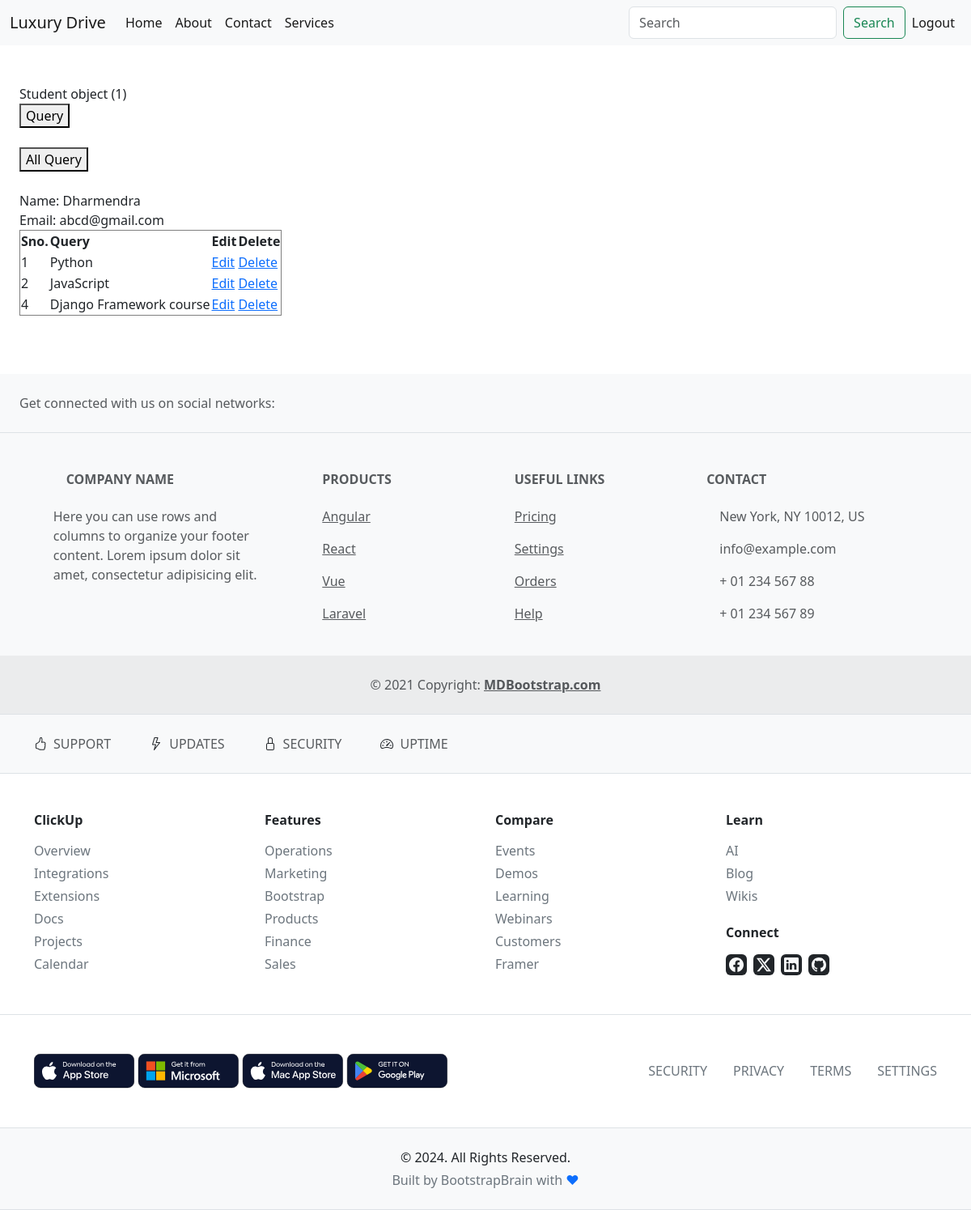
Page /allquery/1/ on the earlier database version.
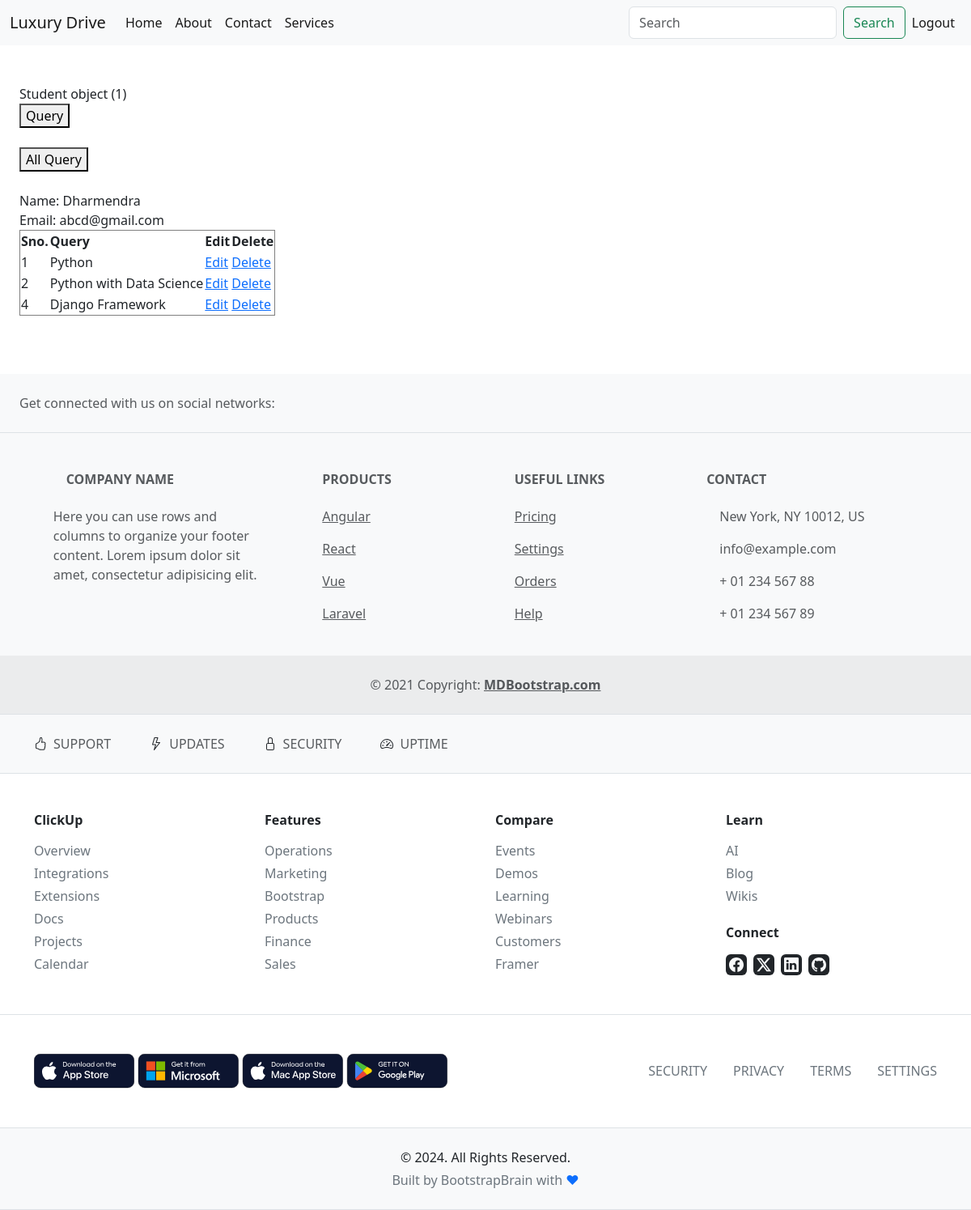
Same page on the later database version.
### app5th/models.py (models this page shows, shortened)
class Student(models.Model):
    name=models.CharField(max_length = 50)
    email=models.EmailField()
    detail=models.CharField(max_length = 50)
    phone=models.IntegerField()
    education=models.CharField(max_length = 50)
    gender=models.CharField(max_length = 50)
    dob=models.DateField()
    profile_pic=models.ImageField(upload_to = 'image/')
    resume=models.FileField(upload_to = 'file/')
    password=models.CharField(max_length = 50)

class Query(models.Model):
    name=models.CharField(max_length=50)
    email=models.CharField()
    query=models.CharField()

### app5th/views.py (the view)
# urls.py: path('allquery/<int:pk>/', views.allquery, name='allquery'),
def allquery(req,pk):
    userdata=Student.objects.get(id=pk)
    email=userdata.email
    aquery=Query.objects.filter(email=email)
    return render(req,'dashboard.html',{'data':userdata,'aquery':aquery})

### app5th/templates/dashboard.html (shortened to what this page needs)
{% extends 'base.html' %}
{% block content %}
<br><br>
<div style="margin-left:2%;">
{{data}}
<br>
<form action="{% url 'query' pk=data.id %}" method="post">
  <button type="submit">Query</button>
</form>
<br>
<form action="{% url 'allquery' pk=data.id %}" method="post">
  <button type="submit">All Query</button>
</form>
<br>
{% if aquery %}
Name: {{data.name}}<br>
Email: {{data.email}}
<table border="1">
    <thead>
        <tr>
            <th>Sno.</th>
            <th>Query</th>
            <th>Edit</th>
            <th>Delete</th>
        </tr>
    </thead>
    <tbody>
        {% for i in aquery %}
        <tr>
           <td>{{i.id}}</td>
           <td>{{i.query}}</td>
           <td><a href="{% url 'edit' id=i.id  pk=data.id %}">Edit</a></td>
           <td><a href="{% url 'delete' id=i.id  pk=data.id %}">Delete</a></td>
        </tr>
        {% endfor %}
    </tbody>
</table>
{% endif %}
</div>
<br><br><br>
{% endblock  %}

Differences in the rows shown:
changed Query id 2: query "JavaScript" → "Python with Data Science"
changed Query id 4: query "Django Framework course" → "Django Framework"
